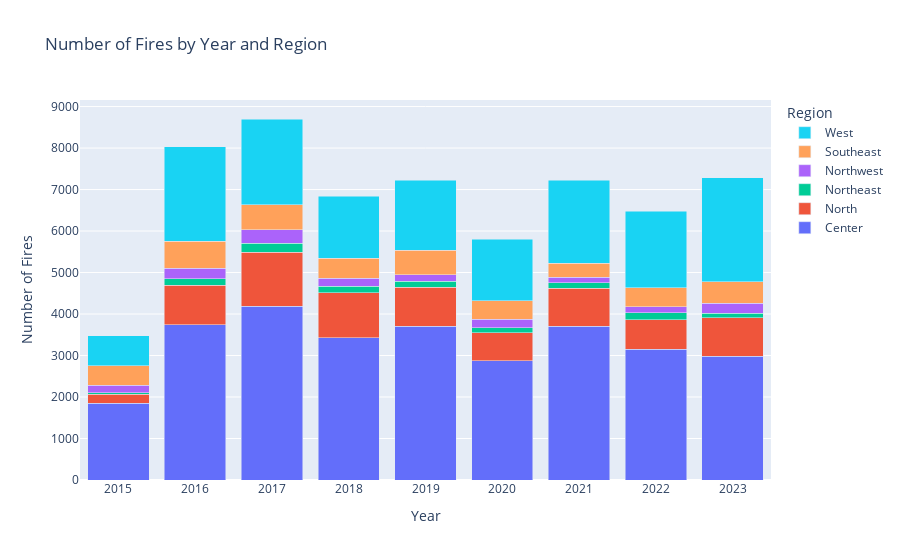

Notebook cell for this chart:
### Code cell
# Get unique years and regions
years = sorted(df['Year'].unique())
regions = sorted(df['Region'].unique())

# Create traces for each region
fig = go.Figure()

for region in regions:
    region_data = fires_by_year_region[fires_by_year_region['Region'] == region]
    
    fig.add_trace(go.Bar(
        name=region,
        x=region_data['Year'],
        y=region_data['count'],
    ))

# Update layout for stacked bars
fig.update_layout(
    barmode='stack',
    title='Number of Fires by Year and Region',
    xaxis_title='Year',
    yaxis_title='Number of Fires',
    showlegend=True,
    legend_title='Region'
)

# Show the plot
fig.show()

### Figure 1 — Plotly figure (JSON) as saved in the notebook; plotly's stock layout.template omitted (floating-point values rounded to 4 significant figures)
{"data": [{"name": "Center", "type": "bar", "x": [2015, 2016, 2017, 2018, 2019, 2020, 2021, 2022, 2023], "y": [1845, 3743, 4186, 3425, 3707, 2880, 3711, 3147, 2985]}, {"name": "North", "type": "bar", "x": [2015, 2016, 2017, 2018, 2019, 2020, 2021, 2022, 2023], "y": [219, 945, 1304, 1093, 944, 663, 910, 721, 931]}, {"name": "Northeast", "type": "bar", "x": [2015, 2016, 2017, 2018, 2019, 2020, 2021, 2022, 2023], "y": [44, 164, 214, 146, 133, 128, 129, 163, 107]}, {"name": "Northwest", "type": "bar", "x": [2015, 2016, 2017, 2018, 2019, 2020, 2021, 2022, 2023], "y": [173, 248, 324, 194, 165, 200, 137, 141, 232]}, {"name": "Southeast", "type": "bar", "x": [2015, 2016, 2017, 2018, 2019, 2020, 2021, 2022, 2023], "y": [472, 652, 601, 482, 588, 455, 337, 466, 522]}, {"name": "West", "type": "bar", "x": [2015, 2016, 2017, 2018, 2019, 2020, 2021, 2022, 2023], "y": [726, 2274, 2071, 1504, 1692, 1475, 2000, 1842, 2512]}], "layout": {"autosize": true, "barmode": "stack", "legend": {"title": {"text": "Region"}}, "showlegend": true, "title": {"text": "Number of Fires by Year and Region"}, "xaxis": {"autorange": true, "range": [2014.0, 2024.0], "title": {"text": "Year"}, "type": "linear"}, "yaxis": {"autorange": true, "range": [0, 9158.0], "title": {"text": "Number of Fires"}, "type": "linear"}}}
